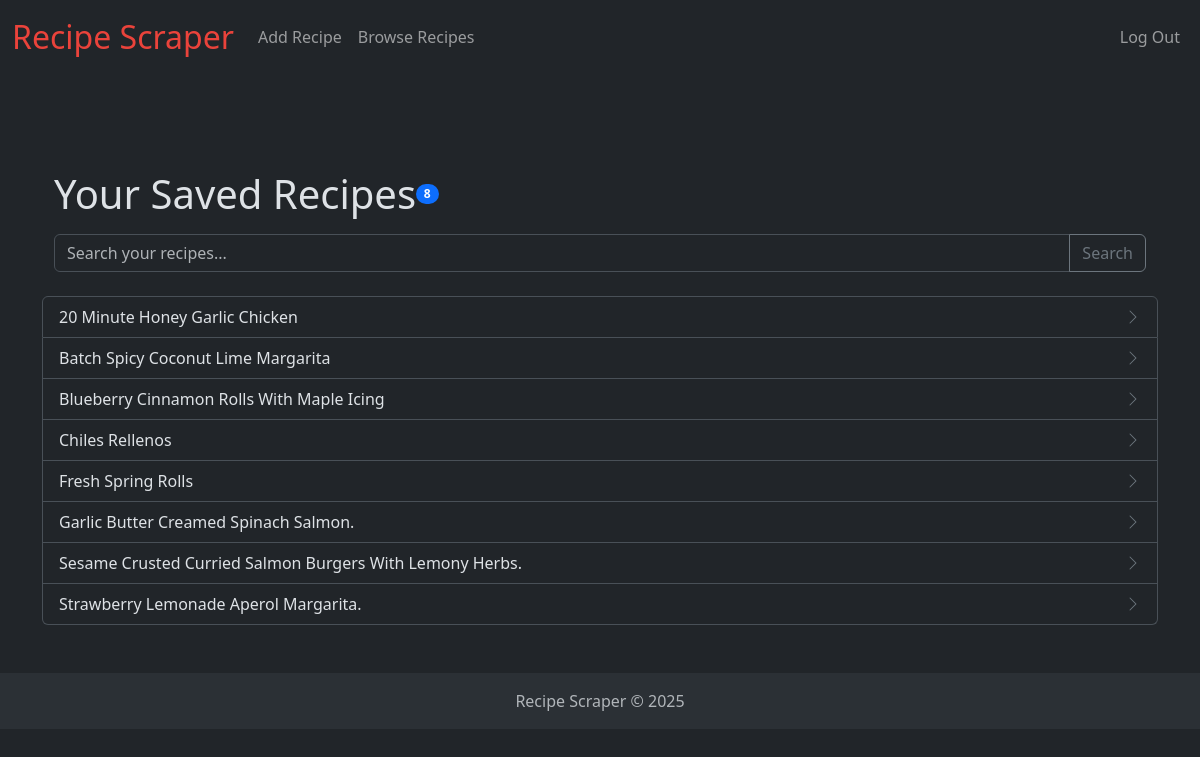
Screenshot of /browse (signed in) with the database file from the repository.
### tables this page shows
CREATE TABLE recipes (
            slug TEXT UNIQUE,
            url TEXT PRIMARY KEY,
            title TEXT,
            ingredients TEXT, --Store as JSON String
            instructions TEXT, --Store as JSON String
            user_id INTEGER,
            FOREIGN KEY (user_id) REFERENCES users(user_id)
    );

### app.py (the view)
@app.route("/browse")
@login_required
def browse():
    search_query = ""
    recipes = []
    try:
        if "user_id" not in session:
            return redirect("/login")
        with sql.connect(db) as conn:
            conn.row_factory = sql.Row  # Enable row factory for dictionary-like access
            cursor = conn.cursor()
            search_query = request.args.get("search", "").strip()
            print(f"--- DEBUG: search_query: {search_query} ---")
            if search_query:
                search_pattern = f"%{search_query}%"
                cursor.execute("SELECT * FROM recipes WHERE user_id = ? AND LOWER(title) LIKE LOWER(?) ORDER BY title", (session["user_id"], search_pattern))
            else:
                cursor.execute("SELECT * FROM recipes WHERE user_id = ? ORDER BY title", (session["user_id"],))
            recipes = cursor.fetchall()
    except sql.Error as e:
        print(f"Database error in browse route: {e}")
        flash("An error occurred while retrieving recipes. Please try again later.", "danger")
        recipes = []
    except Exception as e:
        print(f"An unexpected error occurred: {e}") # Catch other potential errors
        flash("An unexpected error occurred.", "danger")
        recipes = []
    return render_template("browse.html", recipes=recipes, search_query=search_query)

### app.py (called while the page is built)
@app.context_processor
def inject_now():
    return {"now" : datetime.datetime.now()}

### helpers.py (called while the page is built)
def login_required(f):
    @wraps(f)
    def decorated_function(*args, **kwargs):
        if session.get("user_id") is None:
            return redirect("/login")
        return f(*args, **kwargs)
    return decorated_function

### templates/browse.html (shortened to what this page needs)
{% extends "layout.html" %}
{% block main %}
<div class="container mt-4">
    <div class="d-flex jusify-content align-items-center mb-3">
        <h1 class="mb-0">Your Saved Recipes</h1>
        {% if recipes and recipes|length > 0 %}
             <span class="badge bg-primary rounded-pill">{{ recipes|length }}</span>
         {% endif %}
    </div>
    <form action="/browse" method="get" class="mb-4">
        <div class="input-group">
            <input type="search" class="form-control" placeholder="Search your recipes..." name="search" value="{{ search_query | default('') }}">
            <button class="btn btn-outline-secondary" type="submit">Search</button>
        </div>
    </form>
</div>
<div class="list-group">
    {% for recipe in recipes %}
        <a href="/recipe_display/{{ recipe[0] }}" class="list-group-item list-group-item-action d-flex justify-content-between align-items-center">
            <span> {{ recipe[2] | title }}</span>
            <svg xmlns="http://www.w3.org/2000/svg" width="16" height="16" fill="currentColor" class="bi bi-chevron-right text-secondary" viewBox="0 0 16 16">
              <path fill-rule="evenodd" d="M4.646 1.646a.5.5 0 0 1 .708 0l6 6a.5.5 0 0 1 0 .708l-6 6a.5.5 0 0 1-.708-.708L10.293 8 4.646 2.354a.5.5 0 0 1 0-.708"/>
            </svg>
        </a>
        {% endfor %}
    </div>
{% endblock %}

### templates/layout.html (shortened to what this page needs)
<!DOCTYPE html>
<html lang="en" data-bs-theme="dark"> <head>
        <link href="https://cdn.jsdelivr.net/npm/bootstrap@5.3.3/dist/css/bootstrap.min.css" rel="stylesheet">
        <link href="/static/styles.css" rel="stylesheet">
    </head>
    <body>
        <header>
            <nav class="navbar navbar-expand-lg navbar-dark bg-dark"> <div class="container-fluid"> <a class="navbar-brand" href="/"><span class="red">Recipe Scraper</span></a>
                    <div class="collapse navbar-collapse" id="navbarContent">
                        {% if session["user_id"] %}
                            <ul class="navbar-nav me-auto mb-2 mb-lg-0"> <li class="nav-item"><a class="nav-link" href="/add_recipe">Add Recipe</a></li>
                                <li class="nav-item"><a class="nav-link" href="/browse">Browse Recipes</a></li>
                            </ul>
                            <ul class="navbar-nav ms-auto mb-2 mb-lg-0"> <li class="nav-item"><a class="nav-link" href="/logout">Log Out</a></li>
                            </ul>
                        {% else %}
                            <ul class="navbar-nav ms-auto mb-2 mb-lg-0"> <li class="nav-item"><a class="nav-link" href="/register">Register</a></li>
                                <li class="nav-item"><a class="nav-link" href="/login">Log In</a></li>
                            </ul>
                        {% endif %}
                    </div>
                </div>
            </nav>
        </header>
        <main class="container py-5"> {% block main %}{% endblock %}
        </main>
        <footer class="footer mt-auto py-3 bg-body-tertiary"> <div class="container text-center">
                <span class="text-muted">Recipe Scraper &copy; {{ now.year }}</span> </div>
        </footer>
    </body>
</html>

### static/styles.css (style rules this page uses)
nav .navbar-brand { font-size: xx-large; }
nav .navbar-brand .red { color: #ea433b; }

### rows the page displays
recipes: title "20 Minute Honey Garlic Chicken"
recipes: title "Batch Spicy Coconut Lime Margarita"
recipes: title "Blueberry Cinnamon Rolls With Maple Icing"
recipes: title "Chiles Rellenos"
recipes: title "Fresh Spring Rolls"
recipes: title "Garlic Butter Creamed Spinach Salmon."
recipes: title "Sesame Crusted Curried Salmon Burgers With Lemony Herbs."
recipes: title "Strawberry Lemonade Aperol Margarita."

### other values shown
{{ recipes|length }} "8"
